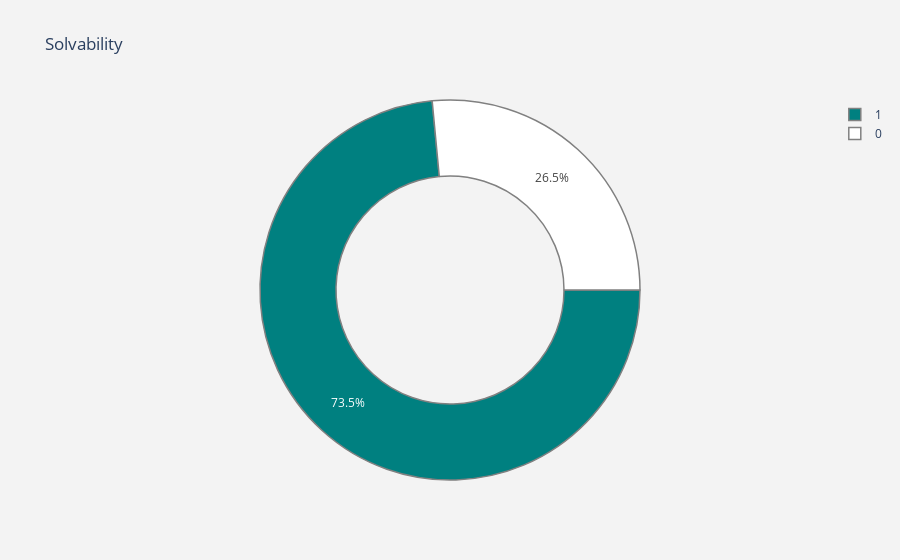

Write notebook code for a chart like this one.
### Code cell
import plotly.offline as po
import plotly.graph_objs as go


plot_by_labels = dfr['y'].value_counts().keys().tolist()
plot_by_values = dfr['y'].value_counts().values.tolist()

plot_data= [
    go.Pie(labels = plot_by_labels,
           values = plot_by_values,
           marker = dict(colors =  [ 'Teal' ,'white'],
                         line = dict(color = "Grey",
                                     width =  1.5)),
           rotation = 90,
           hoverinfo = "label+value+text",
           hole = .6)
]
plot_layout = go.Layout(dict(title = "Solvability",
                   plot_bgcolor  = "rgb(243,243,243)",
                   paper_bgcolor = "rgb(243,243,243)",))


fig = go.Figure(data=plot_data, layout=plot_layout)
po.iplot(fig)

### Figure 1 — Plotly figure (JSON) as saved in the notebook; plotly's stock layout.template omitted (floating-point values rounded to 4 significant figures)
{"data": [{"hole": 0.6, "hoverinfo": "label+value+text", "labels": [1, 0], "marker": {"colors": ["Teal", "white"], "line": {"color": "Grey", "width": 1.5}}, "rotation": 90, "type": "pie", "values": [86, 31]}], "layout": {"paper_bgcolor": "rgb(243,243,243)", "plot_bgcolor": "rgb(243,243,243)", "title": {"text": "Solvability"}}}
